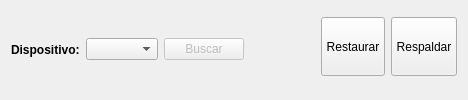
            <widget class="QWidget" name="tab_configurar_3">
             <attribute name="title">
              <string>Configurar</string>
             </attribute>
             <layout class="QGridLayout" name="gridLayout">
              <item row="0" column="0">
               <widget class="QLabel" name="label_4">
                <property name="font">
                 <font>
                  <weight>75</weight>
                  <bold>true</bold>
                 </font>
                </property>
                <property name="text">
                 <string>Dispositivo:</string>
                </property>
               </widget>
              </item>
              <item row="0" column="2">
               <widget class="QPushButton" name="pushButtonDevice">
                <property name="enabled">
                 <bool>false</bool>
                </property>
                <property name="text">
                 <string>Buscar</string>
                </property>
               </widget>
              </item>
              <item row="0" column="4">
               <spacer name="horizontalSpacer_4">
                <property name="orientation">
                 <enum>Qt::Horizontal</enum>
                </property>
                <property name="sizeHint" stdset="0">
                 <size>
                  <width>40</width>
                  <height>20</height>
                 </size>
                </property>
               </spacer>
              </item>
              <item row="0" column="3">
               <widget class="QLabel" name="label_5">
                <property name="minimumSize">
                 <size>
                  <width>25</width>
                  <height>25</height>
                 </size>
                </property>
                <property name="maximumSize">
                 <size>
                  <width>25</width>
                  <height>25</height>
                 </size>
                </property>
                <property name="text">
                 <string/>
                </property>
                <property name="textFormat">
                 <enum>Qt::AutoText</enum>
                </property>
                <property name="scaledContents">
                 <bool>true</bool>
                </property>
               </widget>
              </item>
              <item row="0" column="1">
               <widget class="QComboBox" name="dispositivosComboBox">
                <property name="sizePolicy">
                 <sizepolicy hsizetype="Preferred" vsizetype="Fixed">
                  <horstretch>0</horstretch>
                  <verstretch>0</verstretch>
                 </sizepolicy>
                </property>
                <property name="sizeAdjustPolicy">
                 <enum>QComboBox::AdjustToContents</enum>
                </property>
               </widget>
              </item>
              <item row="0" column="5">
               <widget class="QToolButton" name="restaurarToolButton">
                <property name="minimumSize">
                 <size>
                  <width>0</width>
                  <height>65</height>
                 </size>
                </property>
                <property name="styleSheet">
                 <string notr="true">margin-bottom: 6px</string>
                </property>
                <property name="text">
                 <string>Restaurar</string>
                </property>
                <property name="icon">
                 <iconset resource="images/images.qrc">
                  <normaloff>:/newPrefix/unnamed (2).png</normaloff>:/newPrefix/unnamed (2).png</iconset>
                </property>
                <property name="iconSize">
                 <size>
                  <width>100</width>
                  <height>35</height>
                 </size>
                </property>
                <property name="toolButtonStyle">
                 <enum>Qt::ToolButtonTextUnderIcon</enum>
                </property>
               </widget>
              </item>
              <item row="0" column="6">
               <widget class="QToolButton" name="respaldarToolButton">
                <property name="minimumSize">
                 <size>
                  <width>0</width>
                  <height>65</height>
                 </size>
                </property>
                <property name="styleSheet">
                 <string notr="true">margin-bottom: 6px</string>
                </property>
                <property name="text">
                 <string>Respaldar</string>
                </property>
                <property name="icon">
                 <iconset resource="images/images.qrc">
                  <normaloff>:/newPrefix/unnamed.png</normaloff>:/newPrefix/unnamed.png</iconset>
                </property>
                <property name="iconSize">
                 <size>
                  <width>100</width>
                  <height>35</height>
                 </size>
                </property>
                <property name="toolButtonStyle">
                 <enum>Qt::ToolButtonTextUnderIcon</enum>
                </property>
               </widget>
              </item>
             </layout>
            </widget>
